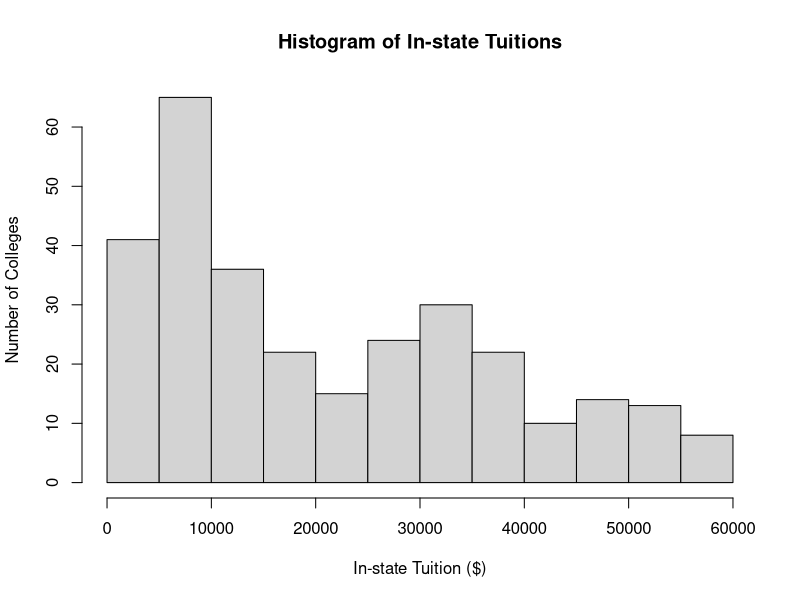
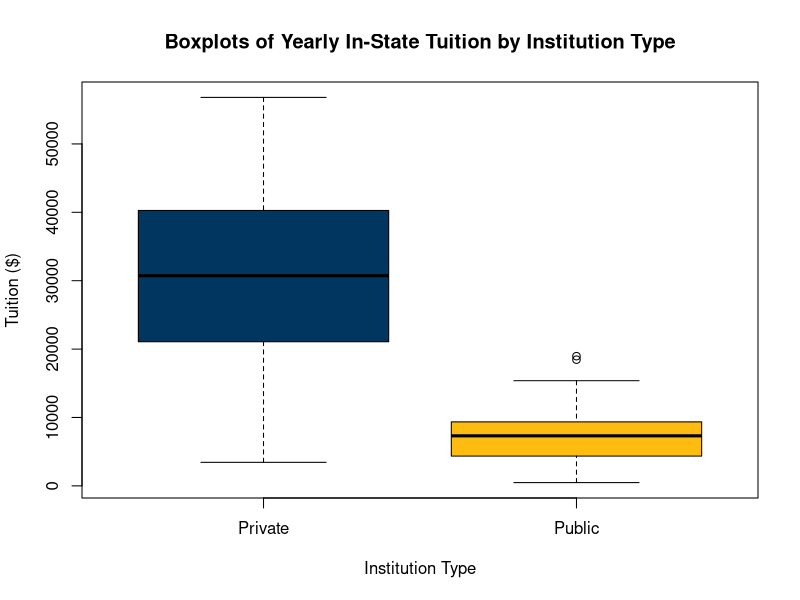

Write the R code that produced these figures, in order.
## ---- chunk 1
knitr::opts_chunk$set(echo = TRUE)
## ---- chunk 2

tuition <- read.csv("tuition_sample.csv", stringsAsFactors = TRUE)

## ---- chunk 3
hist(tuition$in_state_tuition, 
     main = "Histogram of In-state Tuitions", 
     xlab = "In-state Tuition ($)", 
     ylab = "Number of Colleges")
## ---- chunk 4
# Use this code chunk to write the code necessary to answer the question. Do not start your code on this line, and do not start your code with # (this is a comment, R will ignore it).


## ---- chunk 5
summary(tuition$in_state_tuition)
sd(tuition$in_state_tuition)
## ---- chunk 6
# Use this code chunk to write the code necessary to answer the question. Do not start your code on this line, and do not start your code with # (this is a comment, R will ignore it).



## ---- chunk 7
# Use this code chunk to write the code necessary to answer the question. Do not start your code on this line, and do not start your code with # (this is a comment, R will ignore it).

boxplot(tuition$in_state_tuition ~ tuition$type,
        main = "Boxplots of Yearly In-State Tuition by Institution Type",
        xlab = "Institution Type",
        ylab = "Tuition ($)",
        col = c("#003660", "#FEBC11"))

## ---- chunk 8
# Use this code chunk to write the code necessary to answer the question. Do not start your code on this line, and do not start your code with # (this is a comment, R will ignore it).





## ---- chunk 9
#Remove the # at the beginning of each of the code lines so that this function runs on the data
tapply(tuition$in_state_tuition, tuition$type, summary)

tapply(tuition$out_of_state_tuition, tuition$type, summary)

